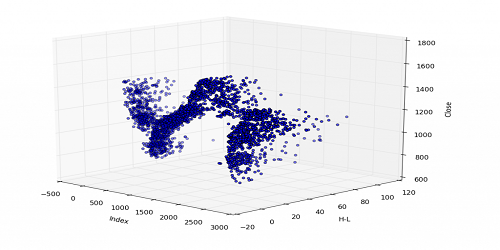
#> input picture pic1.png, 500 x 250 px, given in place of the camera
$ python openCV-edgeDetection.py   (older library calls are emulated)
#> lines starting #> are read from the running program, lines starting #| are printed output that depends on the picture; after the words box and inside, x2 and y2 are one past the last pixel; in counts of white or black regions, pixels touching at a corner belong together
import cv2
import numpy as np

cap = cv2.VideoCapture(0)

while(1):

    _, frame = cap.read()
#> frame is the input picture: shape (250, 500, 3); mean B, G, R 240.9, 235.7, 235.7

    laplacian  = cv2.Laplacian(frame,cv2.CV_64F)
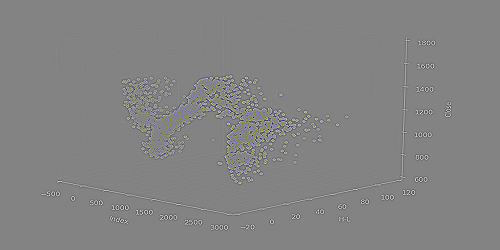
#> laplacian: shape (250, 500, 3) float64; mean B, G, R 0, 0, 0; drawn with min black and max white


    # Laplacian Transformation. Laplacian Operator is also a derivative operator which is used to find edges in an image.
    #  It is a second order derivative mask. ...
    # Unlike other operators Laplacian didn't take out edges in any particular direction but it takes out edges in following classification.


    sobelx = cv2.Sobel(frame,cv2.CV_64F,1,0,ksize=5)
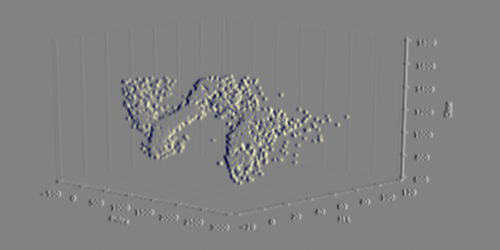
#> sobelx: shape (250, 500, 3) float64; mean B, G, R 0, 0, 0; drawn with min black and max white
    sobely = cv2.Sobel(frame,cv2.CV_64F,0,1,ksize=5)
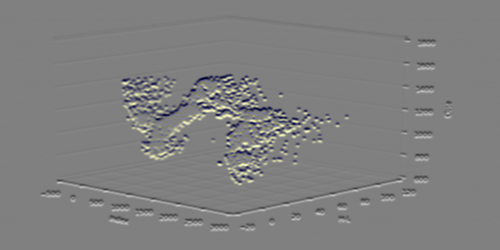
#> sobely: shape (250, 500, 3) float64; mean B, G, R -0.1, -0.1, -0.1; drawn with min black and max white

    edges = cv2.Canny(frame,100,200)
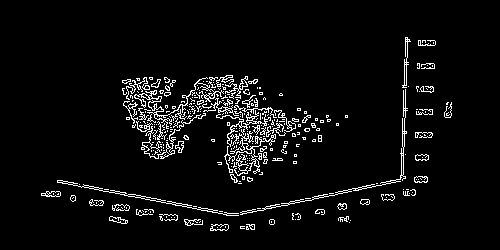
#> edges: shape (250, 500); 4.9% white in thin lines or dots, all inside (x1, y1, x2, y2) = (41, 37, 452, 231)
    cv2.imshow('Edges',edges)


    cv2.imshow('original',frame)
    cv2.imshow('laplacian',laplacian)
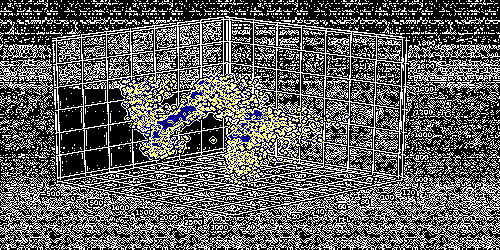
#> window 'laplacian': shape (250, 500, 3); mean B, G, R 95.9, 96.3, 96.3
    cv2.imshow('sobelx',sobelx)
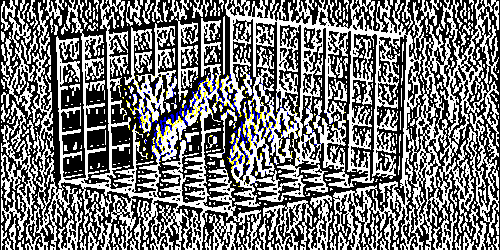
#> window 'sobelx': shape (250, 500, 3); mean B, G, R 119.1, 118.8, 118.8
    cv2.imshow('sobely',sobely)
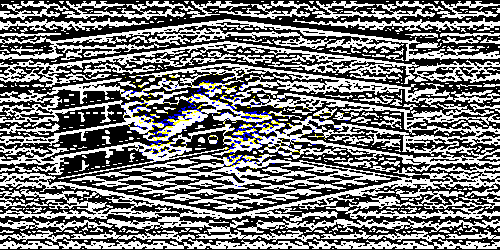
#> window 'sobely': shape (250, 500, 3); mean B, G, R 120.3, 120.1, 120.1


    k = cv2.waitKey(5) & 0xFF
#> (key Esc is pressed here)
    if k == 27:
        break

cv2.destroyAllWindows()
cap.release()

$ run again, on pic2.png
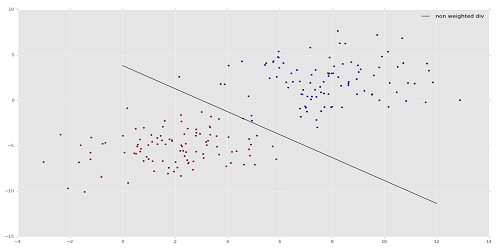
#> input picture pic2.png, 500 x 250 px, given in place of the camera
#> frame is the input picture: shape (250, 500, 3); mean B, G, R 231.8, 231.6, 231.8
#> `edges = cv2.Canny(frame,100,200)`:
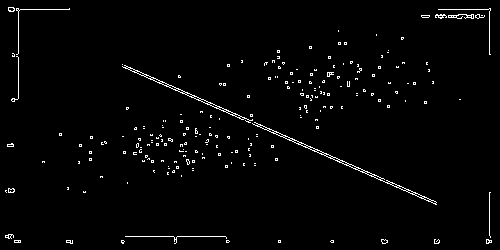
#> edges: shape (250, 500); 2% white in thin lines or dots
#> `cv2.imshow('sobely',sobely)`:
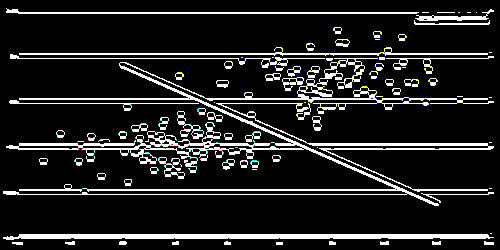
#> window 'sobely': shape (250, 500, 3); mean B, G, R 33.3, 33.5, 33.3
